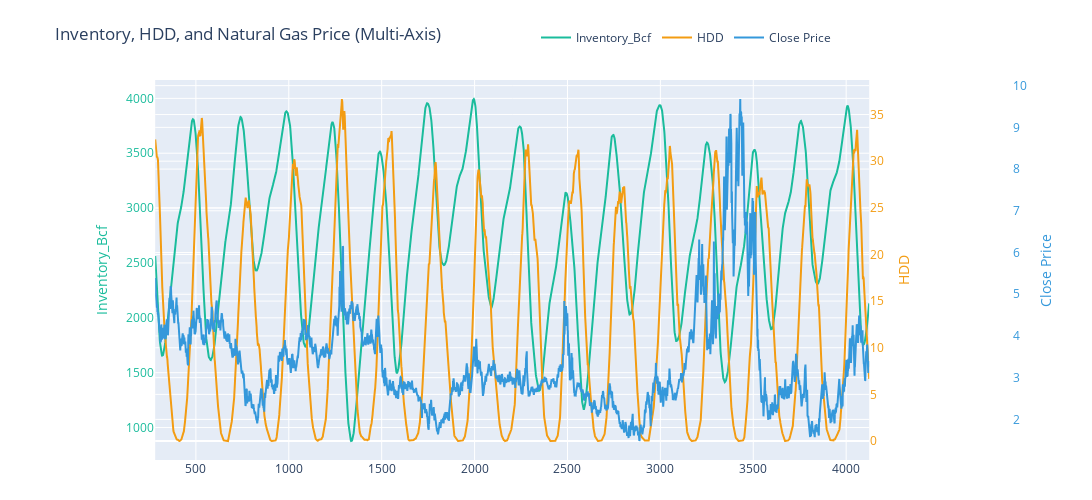

The notebook cell this image was saved under:
### Code cell
import plotly.graph_objects as go

fig = go.Figure()

# Inventory_Bcf (left axis)
fig.add_trace(go.Scatter(
    x=result.index,
    y=result['Inventory_ma30'],
    name='Inventory_Bcf',
    yaxis='y',
    line=dict(color='#1ABC9C')
))

# HDD (right axis)
fig.add_trace(go.Scatter(
    x=result.index,
    y=result['Hdd_ma30'],
    name='HDD',
    yaxis='y2',
    line=dict(color='#F39C12')
))

# Close Price (far-right axis)
fig.add_trace(go.Scatter(
    x=result.index,
    y=result['Close'],
    name='Close Price',
    yaxis='y3',
    line=dict(color='#3498DB')
))

# 🔧 Layout with 3 y-axes
fig.update_layout(
    title='Inventory, HDD, and Natural Gas Price (Multi-Axis)',
    xaxis=dict(
        domain=[0.1, 0.85]
    ),
    yaxis=dict(  # y (left)
        title='Inventory_Bcf',
        titlefont=dict(color='#1ABC9C'),
        tickfont=dict(color='#1ABC9C'),
        anchor='x',
        side='left',
        position=0.0
    ),
    yaxis2=dict(  # y2 (right)
        title='HDD',
        titlefont=dict(color='#F39C12'),
        tickfont=dict(color='#F39C12'),
        anchor='x',
        overlaying='y',
        side='right',
        position=0.85
    ),
    yaxis3=dict(  # y3 (far-right)
        title='Close Price',
        titlefont=dict(color='#3498DB'),
        tickfont=dict(color='#3498DB'),
        anchor='free',
        overlaying='y',
        side='right',
        position=1.0
    ),
    legend=dict(x=0.5, y=1.15, orientation='h'),
    margin=dict(l=60, r=80, t=80, b=40),
    width=1100,
    height=500
)

fig.show()

### Figure 1 — Plotly figure (JSON) as saved in the notebook; plotly's stock layout.template omitted (floating-point values rounded to 4 significant figures; data arrays with more than 128 entries replaced by an {"elided": "..."} marker saying what was removed)
{"data": [{"line": {"color": "#1ABC9C"}, "name": "Inventory_Bcf", "type": "scatter", "x": {"elided": "3844 int values"}, "y": {"elided": "3844 float values"}, "yaxis": "y"}, {"line": {"color": "#F39C12"}, "name": "HDD", "type": "scatter", "x": {"elided": "3844 int values"}, "y": {"elided": "3844 float values"}, "yaxis": "y2"}, {"line": {"color": "#3498DB"}, "name": "Close Price", "type": "scatter", "x": {"elided": "3844 int values"}, "y": {"elided": "3844 float values"}, "yaxis": "y3"}], "layout": {"height": 500, "legend": {"orientation": "h", "x": 0.5, "y": 1.15}, "margin": {"b": 40, "l": 60, "r": 80, "t": 80}, "title": {"text": "Inventory, HDD, and Natural Gas Price (Multi-Axis)"}, "width": 1100, "xaxis": {"domain": [0.1, 0.85]}, "yaxis": {"anchor": "x", "position": 0, "side": "left", "tickfont": {"color": "#1ABC9C"}, "title": {"font": {"color": "#1ABC9C"}, "text": "Inventory_Bcf"}}, "yaxis2": {"anchor": "x", "overlaying": "y", "position": 0.85, "side": "right", "tickfont": {"color": "#F39C12"}, "title": {"font": {"color": "#F39C12"}, "text": "HDD"}}, "yaxis3": {"anchor": "free", "overlaying": "y", "position": 1, "side": "right", "tickfont": {"color": "#3498DB"}, "title": {"font": {"color": "#3498DB"}, "text": "Close Price"}}}}
